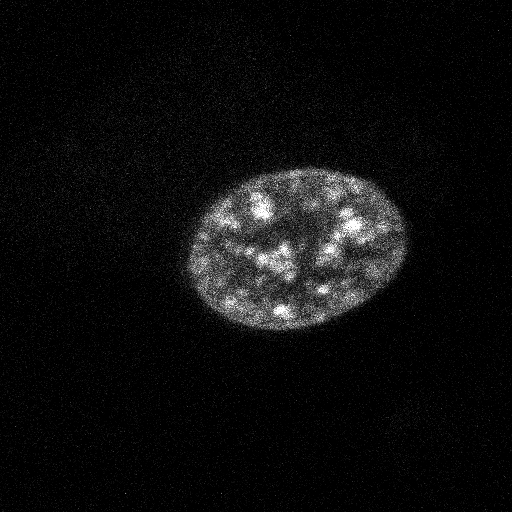
#> input picture example_images/ex6.tif, 512 x 512 px, found by its file name
$ jupyter execute sk_segmentation.ipynb
#> lines starting #> are read from the running program, lines starting #| are printed output that depends on the picture; after the words box and inside, x2 and y2 are one past the last pixel; in counts of white or black regions, pixels touching at a corner belong together
[cell 1]
import cv2 as cv
import numpy as np
import matplotlib.pyplot as plt
from scipy import ndimage as ndi

from skimage.segmentation import watershed
from skimage.feature import peak_local_max

[cell 2]
x, y = np.indices((80, 80))
x1, y1, x2, y2 = 28, 28, 44, 52
r1, r2 = 16, 20
mask_circle1 = (x - x1)**2 + (y - y1)**2 < r1**2
mask_circle2 = (x - x2)**2 + (y - y2)**2 < r2**2
image = np.logical_or(mask_circle1, mask_circle2)

plt.imshow(image, cmap="gray")
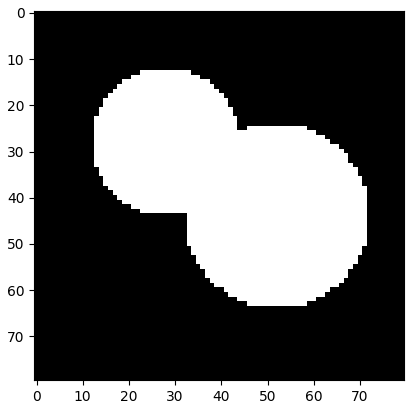
#> figure drawn by matplotlib, 1 panel

[cell 3]
distance = ndi.distance_transform_edt(image)
plt.imshow(distance, cmap="gray")
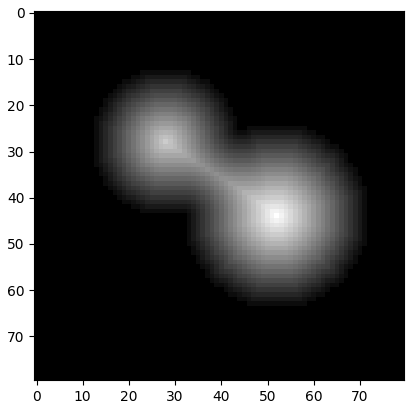
#> figure drawn by matplotlib, 1 panel

[cell 4]
coords = peak_local_max(distance, footprint=np.ones((3, 3)), labels=image)
mask = np.zeros(distance.shape, dtype=bool)
mask[tuple(coords.T)] = True
plt.imshow(mask)
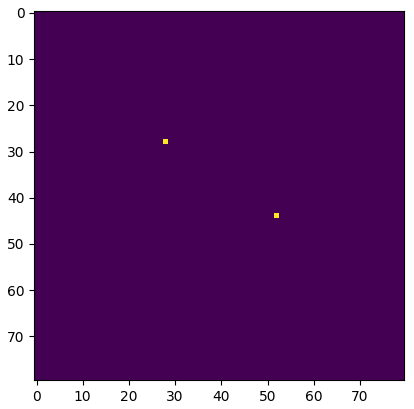
#> figure drawn by matplotlib, 1 panel

[cell 5]
markers, _ = ndi.label(mask)
plt.imshow(markers)

[cell 6]
labels = watershed(-distance, markers, mask=image)
plt.imshow(labels)
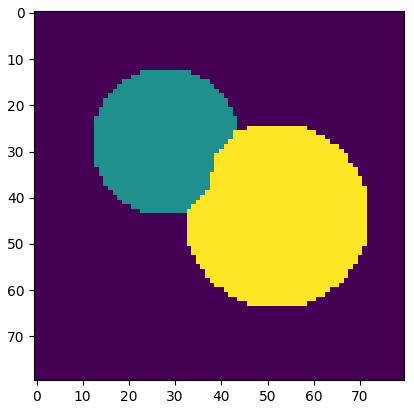
#> figure drawn by matplotlib, 1 panel

[cell 7]
im = cv.imread("ex6.tif")
#> im is the input picture: shape (512, 512, 3); min 0, max 255, mean 13.3
im_gray = cv.cvtColor(im, cv.COLOR_BGR2GRAY)
im_blur = cv.GaussianBlur(im_gray, (15,15) ,0)
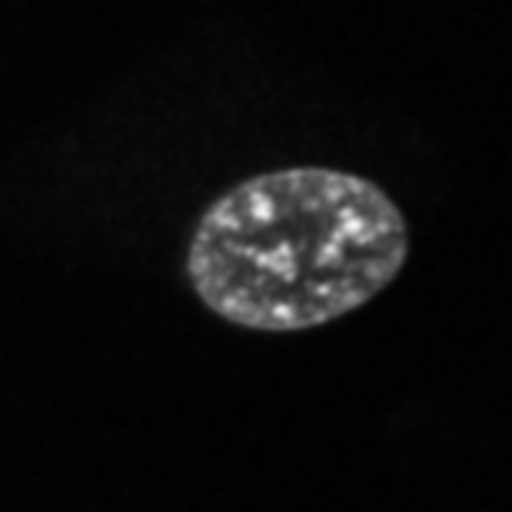
#> im_blur: shape (512, 512); min 0, max 244, mean 13.3
ret, thresh = cv.threshold(im_blur, 130, 255, cv.THRESH_BINARY)
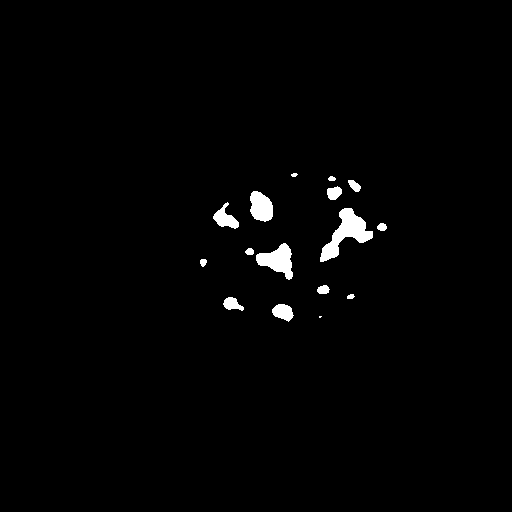
#> thresh: shape (512, 512); 1.4% white; 16 white regions (1 under 20 px), largest, box (x1, y1, x2, y2) and area: (320, 208, 373, 262) 1122, (256, 243, 293, 280) 735, (250, 191, 273, 222) 549

fig = plt.figure(figsize = (10,7))
fig.add_subplot(1, 2, 1)
plt.imshow(im, cmap="gray")
fig.add_subplot(1, 2, 2)
plt.imshow(thresh, cmap="gray")

[cell 8]
distance = ndi.distance_transform_edt(thresh)
coords = peak_local_max(distance, min_distance=10, footprint=np.ones((3, 3)), labels=thresh)
#> coords = 25 pairs, first value 174 to 316, second value 203 to 382
mask = np.zeros(distance.shape, dtype=bool)
mask[tuple(coords.T)] = True

fig = plt.figure(figsize = (10,7))
fig.add_subplot(1, 2, 1)
plt.imshow(distance, cmap="gray")
fig.add_subplot(1, 2, 2)
plt.imshow(mask)
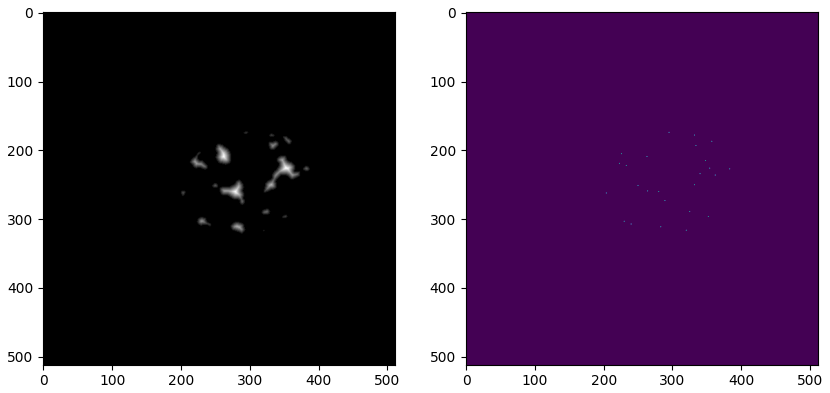
#> figure drawn by matplotlib, 2 panels

[cell 9]
markers, _ = ndi.label(mask)
labels = watershed(-distance, markers, mask=thresh)
#> labels: shape (512, 512) int32; 26 distinct labels, from 0 to 25
fig = plt.figure(figsize = (10,7))
fig.add_subplot(1, 2, 1)
plt.imshow(thresh, cmap="gray")
fig.add_subplot(1, 2, 2)
plt.imshow(labels)

[cell 10]
im_labels = labels.copy()
binary = np.zeros(labels.shape, dtype = "uint8")
binary[np.where(labels==17)] = 255
contour, _ = cv.findContours(binary, cv.RETR_EXTERNAL, cv.CHAIN_APPROX_NONE)
cv.drawContours(im_labels, contour[0], -1, (50, 0, 0), 2, cv.LINE_8)
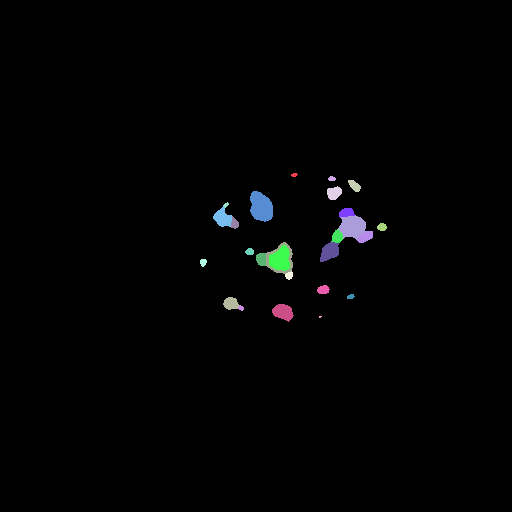
#> im_labels: shape (512, 512) int32; 27 distinct labels, from 0 to 50; one colour per label, 0 black
plt.imshow(im_labels)

[cell 11]
im_labels = labels.copy()
contours = []
for i in range(1, np.max(labels)+1):
    binary = np.zeros(labels.shape, dtype = "uint8")
    binary[np.where(labels==i)] = 255
    contour, _ = cv.findContours(binary, cv.RETR_EXTERNAL, cv.CHAIN_APPROX_NONE)
    contours.append(contour[0])
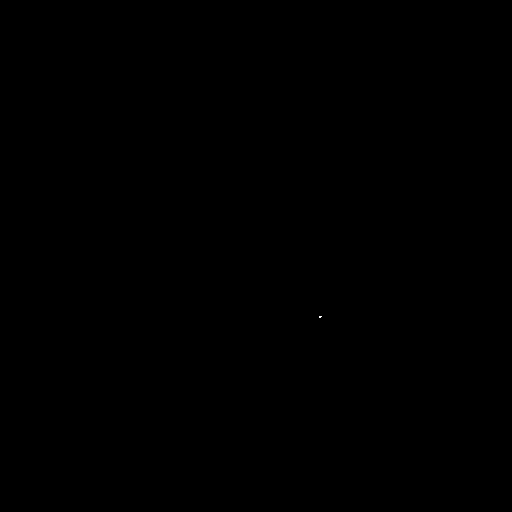
#> binary: shape (512, 512); 0% white in thin lines or dots, all inside (x1, y1, x2, y2) = (319, 316, 322, 318)
cv.drawContours(im_labels, contours, -1, (50, 0, 0), 2, cv.LINE_8)
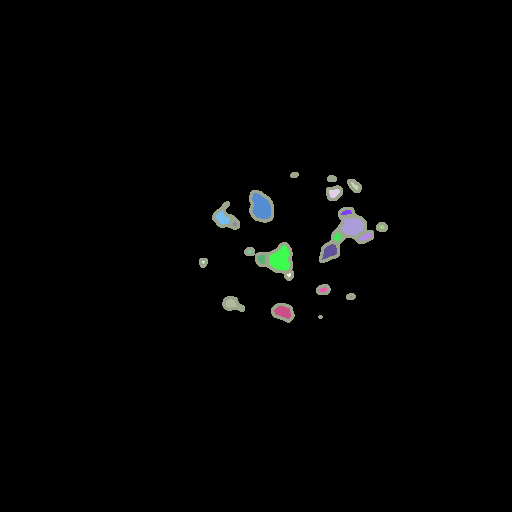
#> im_labels: shape (512, 512) int32; 23 distinct labels, from 0 to 50; one colour per label, 0 black
plt.imshow(im_labels)

[cell 12]
back = np.zeros(labels.shape)
cv.fillPoly(back, pts=[contours[24]], color=(255,255,255))
plt.imshow(back)

$ run again, with example_images/ex11.tif copied over example_images/ex6.tif
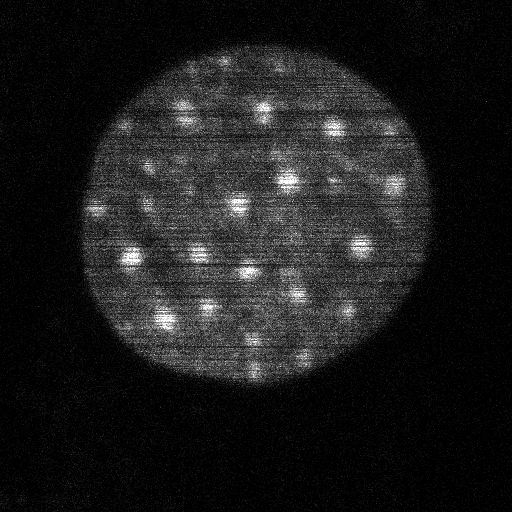
#> input picture example_images/ex11.tif, 512 x 512 px, found by its file name
#> im is the input picture: shape (512, 512, 3); min 0, max 255, mean 27.8
#> `ret, thresh = cv.threshold(im_blur, 130, 255, cv.THRESH_BINARY)`:
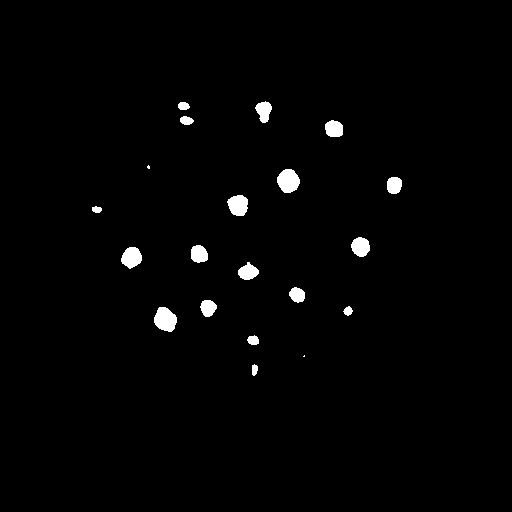
#> thresh: shape (512, 512); 1.5% white; 20 white regions (2 under 20 px), largest, box (x1, y1, x2, y2) and area: (154, 307, 177, 332) 424, (277, 169, 300, 193) 416, (227, 195, 248, 216) 344
#> coords = 20 rows, first 8: [180, 288], [319, 164], [246, 360], [257, 131], [204, 237], [128, 333], [254, 199], [184, 394]
#> labels: shape (512, 512) int32; 21 distinct labels, from 0 to 20
#> `cv.drawContours(im_labels, contours, -1, (50, 0, 0), 2, cv.LINE_8)`:
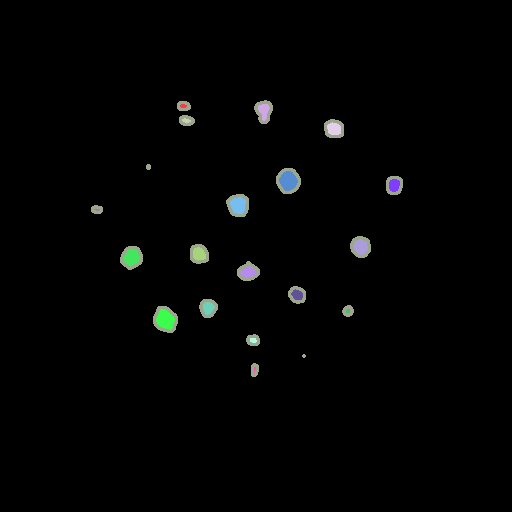
#> im_labels: shape (512, 512) int32; 20 distinct labels, from 0 to 50; one colour per label, 0 black

$ run again, with example_images/ex111.tif copied over example_images/ex6.tif
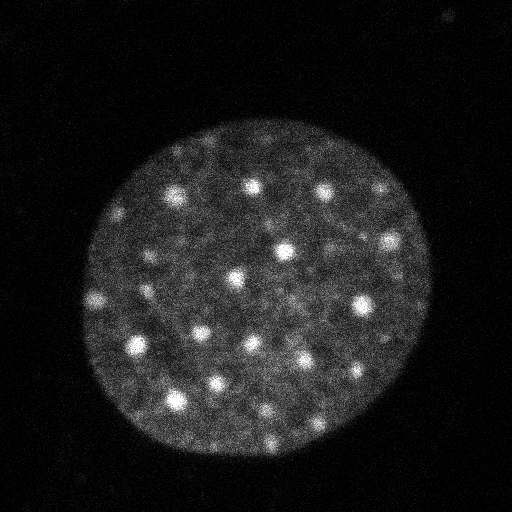
#> input picture example_images/ex111.tif, 512 x 512 px, found by its file name
#> im is the input picture: shape (512, 512, 3); min 0, max 255, mean 26.8
#> thresh: shape (512, 512); 1.7% white; 21 white regions (2 under 20 px), largest, box (x1, y1, x2, y2) and area: (164, 388, 188, 412) 431, (274, 241, 296, 262) 347, (352, 295, 373, 316) 342
#> coords = 21 rows, first 8: [400, 175], [251, 284], [305, 362], [346, 136], [278, 235], [196, 175], [359, 303], [344, 252]
#> labels: shape (512, 512) int32; 22 distinct labels, from 0 to 21
#> `cv.drawContours(im_labels, contours, -1, (50, 0, 0), 2, cv.LINE_8)`:
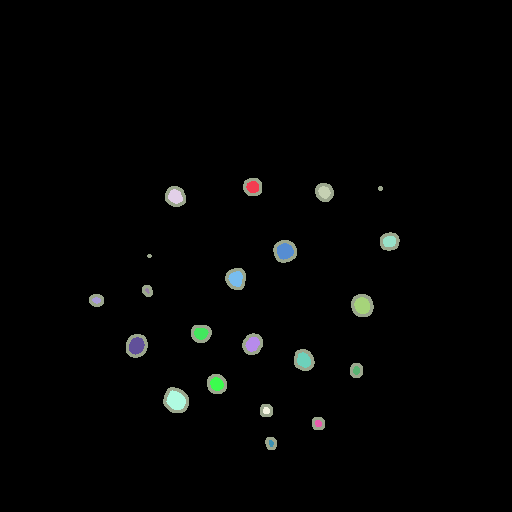
#> im_labels: shape (512, 512) int32; 21 distinct labels, from 0 to 50; one colour per label, 0 black
